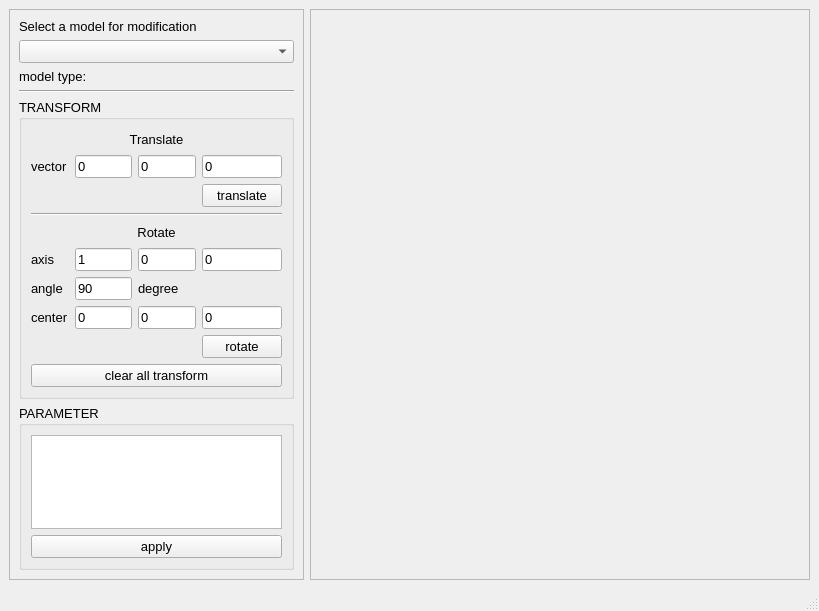
<?xml version="1.0" encoding="UTF-8"?>
<ui version="4.0">
 <class>modelModifyWindow</class>
 <widget class="QMainWindow" name="modelModifyWindow">
  <property name="geometry">
   <rect>
    <x>0</x>
    <y>0</y>
    <width>819</width>
    <height>611</height>
   </rect>
  </property>
  <property name="font">
   <font>
    <family>Arial</family>
    <pointsize>10</pointsize>
   </font>
  </property>
  <property name="windowTitle">
   <string>MainWindow</string>
  </property>
  <widget class="QWidget" name="centralwidget">
   <layout class="QHBoxLayout" name="horizontalLayout">
    <item>
     <widget class="QFrame" name="frame_panel">
      <property name="minimumSize">
       <size>
        <width>0</width>
        <height>0</height>
       </size>
      </property>
      <property name="maximumSize">
       <size>
        <width>400</width>
        <height>16777215</height>
       </size>
      </property>
      <property name="frameShape">
       <enum>QFrame::StyledPanel</enum>
      </property>
      <property name="frameShadow">
       <enum>QFrame::Raised</enum>
      </property>
      <layout class="QGridLayout" name="gridLayout">
       <item row="4" column="0" colspan="2">
        <widget class="QGroupBox" name="groupBox">
         <property name="minimumSize">
          <size>
           <width>0</width>
           <height>300</height>
          </size>
         </property>
         <property name="maximumSize">
          <size>
           <width>16777215</width>
           <height>16777215</height>
          </size>
         </property>
         <property name="title">
          <string>TRANSFORM</string>
         </property>
         <layout class="QGridLayout" name="gridLayout_2">
          <item row="5" column="0" colspan="4">
           <widget class="QLabel" name="label_6">
            <property name="maximumSize">
             <size>
              <width>16777215</width>
              <height>20</height>
             </size>
            </property>
            <property name="text">
             <string>Rotate</string>
            </property>
            <property name="alignment">
             <set>Qt::AlignCenter</set>
            </property>
           </widget>
          </item>
          <item row="8" column="1">
           <widget class="QLineEdit" name="lineEdit_centerX">
            <property name="text">
             <string>0</string>
            </property>
           </widget>
          </item>
          <item row="2" column="2">
           <widget class="QLineEdit" name="lineEdit_translateY">
            <property name="text">
             <string>0</string>
            </property>
           </widget>
          </item>
          <item row="6" column="2">
           <widget class="QLineEdit" name="lineEdit_axisY">
            <property name="text">
             <string>0</string>
            </property>
           </widget>
          </item>
          <item row="7" column="0">
           <widget class="QLabel" name="label_9">
            <property name="text">
             <string>angle</string>
            </property>
           </widget>
          </item>
          <item row="2" column="0">
           <widget class="QLabel" name="label_7">
            <property name="text">
             <string>vector</string>
            </property>
           </widget>
          </item>
          <item row="8" column="0">
           <widget class="QLabel" name="label_10">
            <property name="text">
             <string>center</string>
            </property>
           </widget>
          </item>
          <item row="7" column="2">
           <widget class="QLabel" name="label_11">
            <property name="text">
             <string>degree</string>
            </property>
           </widget>
          </item>
          <item row="8" column="3">
           <widget class="QLineEdit" name="lineEdit_centerZ">
            <property name="text">
             <string>0</string>
            </property>
           </widget>
          </item>
          <item row="0" column="0" colspan="4">
           <widget class="QLabel" name="label_5">
            <property name="maximumSize">
             <size>
              <width>16777215</width>
              <height>20</height>
             </size>
            </property>
            <property name="text">
             <string>Translate</string>
            </property>
            <property name="alignment">
             <set>Qt::AlignCenter</set>
            </property>
           </widget>
          </item>
          <item row="6" column="3">
           <widget class="QLineEdit" name="lineEdit_axisZ">
            <property name="text">
             <string>0</string>
            </property>
           </widget>
          </item>
          <item row="2" column="1">
           <widget class="QLineEdit" name="lineEdit_translateX">
            <property name="text">
             <string>0</string>
            </property>
           </widget>
          </item>
          <item row="2" column="3">
           <widget class="QLineEdit" name="lineEdit_translateZ">
            <property name="text">
             <string>0</string>
            </property>
           </widget>
          </item>
          <item row="7" column="1">
           <widget class="QLineEdit" name="lineEdit_angle">
            <property name="text">
             <string>90</string>
            </property>
           </widget>
          </item>
          <item row="8" column="2">
           <widget class="QLineEdit" name="lineEdit_centerY">
            <property name="text">
             <string>0</string>
            </property>
           </widget>
          </item>
          <item row="6" column="1">
           <widget class="QLineEdit" name="lineEdit_axisX">
            <property name="text">
             <string>1</string>
            </property>
           </widget>
          </item>
          <item row="6" column="0">
           <widget class="QLabel" name="label_8">
            <property name="text">
             <string>axis</string>
            </property>
           </widget>
          </item>
          <item row="4" column="0" colspan="4">
           <widget class="Line" name="line">
            <property name="orientation">
             <enum>Qt::Horizontal</enum>
            </property>
           </widget>
          </item>
          <item row="9" column="3">
           <widget class="QPushButton" name="pushButton_rotate">
            <property name="text">
             <string>rotate</string>
            </property>
           </widget>
          </item>
          <item row="3" column="3">
           <widget class="QPushButton" name="pushButton_translate">
            <property name="text">
             <string>translate</string>
            </property>
           </widget>
          </item>
          <item row="10" column="0" colspan="4">
           <widget class="QPushButton" name="pushButton_clearTransform">
            <property name="text">
             <string>clear all transform</string>
            </property>
           </widget>
          </item>
         </layout>
        </widget>
       </item>
       <item row="3" column="0" colspan="2">
        <widget class="Line" name="line_2">
         <property name="orientation">
          <enum>Qt::Horizontal</enum>
         </property>
        </widget>
       </item>
       <item row="0" column="0" colspan="2">
        <widget class="QLabel" name="label_3">
         <property name="maximumSize">
          <size>
           <width>16777215</width>
           <height>20</height>
          </size>
         </property>
         <property name="text">
          <string>Select a model for modification</string>
         </property>
        </widget>
       </item>
       <item row="5" column="0" colspan="2">
        <widget class="QGroupBox" name="groupBox_2">
         <property name="title">
          <string>PARAMETER</string>
         </property>
         <layout class="QGridLayout" name="gridLayout_3">
          <item row="0" column="0">
           <widget class="QTableView" name="tableView_params"/>
          </item>
          <item row="1" column="0">
           <widget class="QPushButton" name="pushButton_applyParams">
            <property name="maximumSize">
             <size>
              <width>16777215</width>
              <height>16777215</height>
             </size>
            </property>
            <property name="layoutDirection">
             <enum>Qt::RightToLeft</enum>
            </property>
            <property name="text">
             <string>apply</string>
            </property>
           </widget>
          </item>
         </layout>
        </widget>
       </item>
       <item row="1" column="0" colspan="2">
        <widget class="QComboBox" name="comboBox_models"/>
       </item>
       <item row="2" column="0" colspan="2">
        <widget class="QLabel" name="label_modelType">
         <property name="maximumSize">
          <size>
           <width>16777215</width>
           <height>20</height>
          </size>
         </property>
         <property name="text">
          <string>model type:</string>
         </property>
        </widget>
       </item>
      </layout>
     </widget>
    </item>
    <item>
     <widget class="QFrame" name="frame_plot">
      <property name="minimumSize">
       <size>
        <width>500</width>
        <height>500</height>
       </size>
      </property>
      <property name="frameShape">
       <enum>QFrame::StyledPanel</enum>
      </property>
      <property name="frameShadow">
       <enum>QFrame::Raised</enum>
      </property>
     </widget>
    </item>
   </layout>
  </widget>
  <widget class="QStatusBar" name="statusbar"/>
 </widget>
 <resources/>
 <connections/>
</ui>
